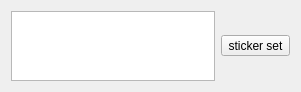
<?xml version="1.0" encoding="UTF-8"?>
<!--
 Addle source code
 Copyright 2019 Eleanor Hawk
 Modification and distribution permitted under the terms of the MIT License.
 See "LICENSE" for full details.
-->
<ui version="4.0">
 <class>Form</class>
 <widget class="QWidget" name="Form">
  <property name="geometry">
   <rect>
    <x>0</x>
    <y>0</y>
    <width>301</width>
    <height>43</height>
   </rect>
  </property>
  <property name="windowTitle">
   <string>Form</string>
  </property>
  <layout class="QHBoxLayout" name="horizontalLayout">
   <item>
    <widget class="QListView" name="listView"/>
   </item>
   <item>
    <widget class="QToolButton" name="toolButton">
     <property name="text">
      <string>sticker set</string>
     </property>
    </widget>
   </item>
  </layout>
 </widget>
 <resources/>
 <connections/>
</ui>
